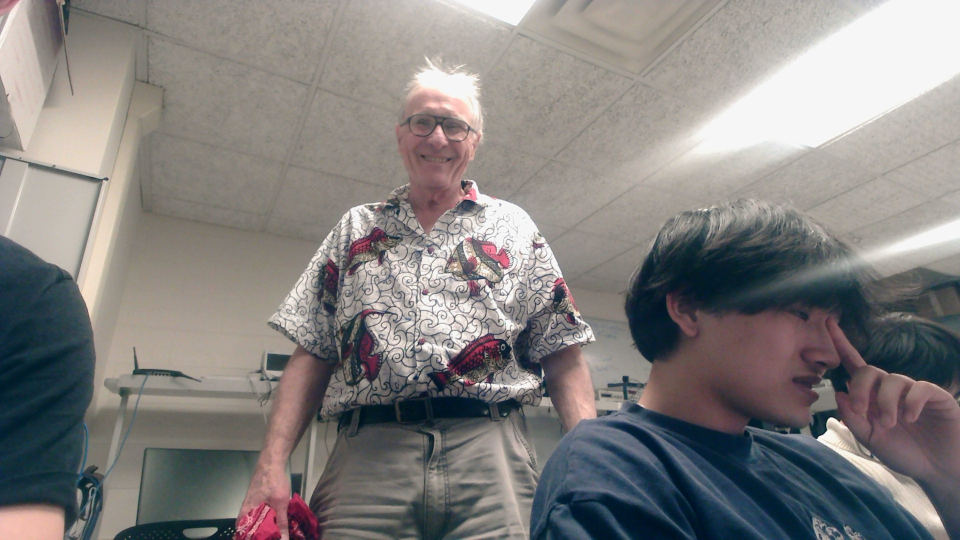
#> input picture local_host/photos/calib_00--.jpg, 1920 x 1080 px, given in place of the camera (shown at 1/2 size)
$ python tracker.py
#> lines starting #> are read from the running program, lines starting #| are printed output that depends on the picture; after the words box and inside, x2 and y2 are one past the last pixel; in counts of white or black regions, pixels touching at a corner belong together
import cv2
import numpy as np

def nothing(x):
    pass

def main():
    cap = cv2.VideoCapture(0)
    if not cap.isOpened():
        print("Error: Could not open camera.")
        return

    cv2.namedWindow("Controls", cv2.WINDOW_NORMAL)
    cv2.resizeWindow("Controls", 400, 300)

    # How colorful an object must be (S threshold)
    cv2.createTrackbar("S_thresh", "Controls", 70, 255, nothing)
    # How dark an object can be to be considered "dark" (V upper bound)
    cv2.createTrackbar("V_dark", "Controls", 100, 255, nothing)
    # Minimum and maximum area for a blob to be kept
    cv2.createTrackbar("MinArea", "Controls", 500, 50000, nothing)
    cv2.createTrackbar("MaxArea", "Controls", 10000, 200000, nothing)

    while True:
        ret, frame = cap.read()
#> frame is the input picture: shape (1080, 1920, 3); mean B, G, R 127, 128.5, 131.5
        if not ret:
            break

        frame = cv2.flip(frame, 1)
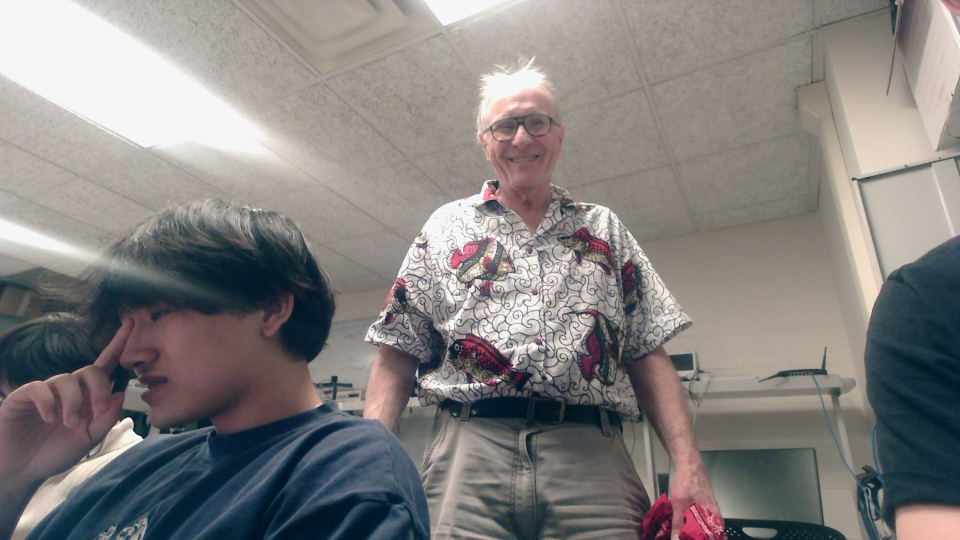
#> frame: shape (1080, 1920, 3) (shown at 1/2 size); mean B, G, R 127, 128.5, 131.5
        hsv = cv2.cvtColor(frame, cv2.COLOR_BGR2HSV)
#> hsv: shape (1080, 1920, 3); mean H, S, V 49.8, 49.5, 138.5

        s_thresh = cv2.getTrackbarPos("S_thresh", "Controls")
        v_dark   = cv2.getTrackbarPos("V_dark", "Controls")
        min_area = cv2.getTrackbarPos("MinArea", "Controls")
        max_area = cv2.getTrackbarPos("MaxArea", "Controls")

        # 1) colorful stuff: S >= s_thresh (any hue, any brightness)
        lower_colorful = np.array([0, s_thresh, 0], dtype=np.uint8)
        upper_colorful = np.array([179, 255, 255], dtype=np.uint8)
        mask_colorful = cv2.inRange(hsv, lower_colorful, upper_colorful)
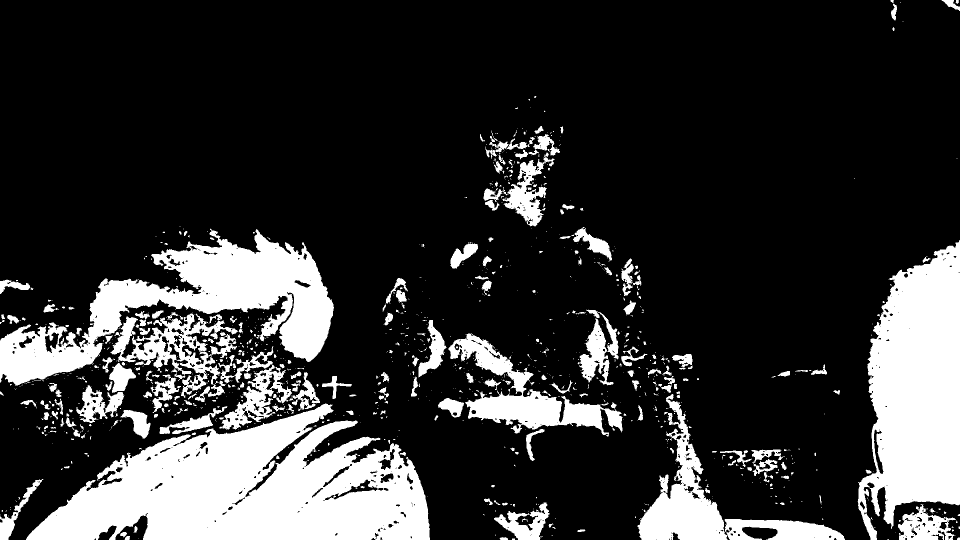
#> mask_colorful: shape (1080, 1920) (shown at 1/2 size); 20.5% white; 1163 white regions (887 under 20 px), largest, box (x1, y1, x2, y2) and area: (52, 807, 860, 1080) 131489, (1715, 480, 1920, 1080) 82630, (0, 457, 668, 771) 71640

        # 2) dark stuff: V <= v_dark (any hue, any saturation)
        lower_dark = np.array([0, 0, 0], dtype=np.uint8)
        upper_dark = np.array([179, 255, v_dark], dtype=np.uint8)
        mask_dark = cv2.inRange(hsv, lower_dark, upper_dark)
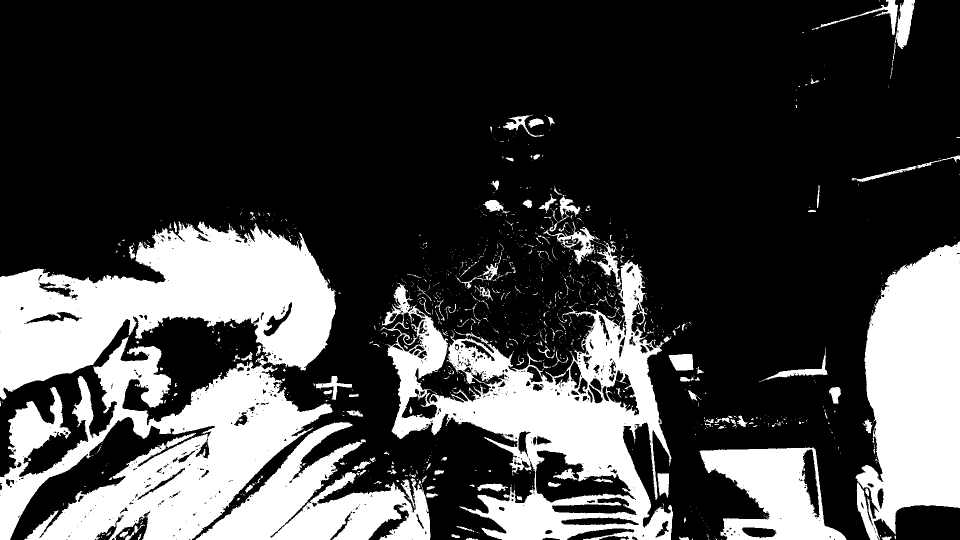
#> mask_dark: shape (1080, 1920) (shown at 1/2 size); 26.8% white; 1426 white regions (1250 under 20 px), largest, box (x1, y1, x2, y2) and area: (0, 443, 672, 1080) 239963, (761, 482, 1346, 1080) 117968, (1711, 483, 1920, 1080) 89750

        # Combine both: anything colorful OR dark
        mask = cv2.bitwise_or(mask_colorful, mask_dark)
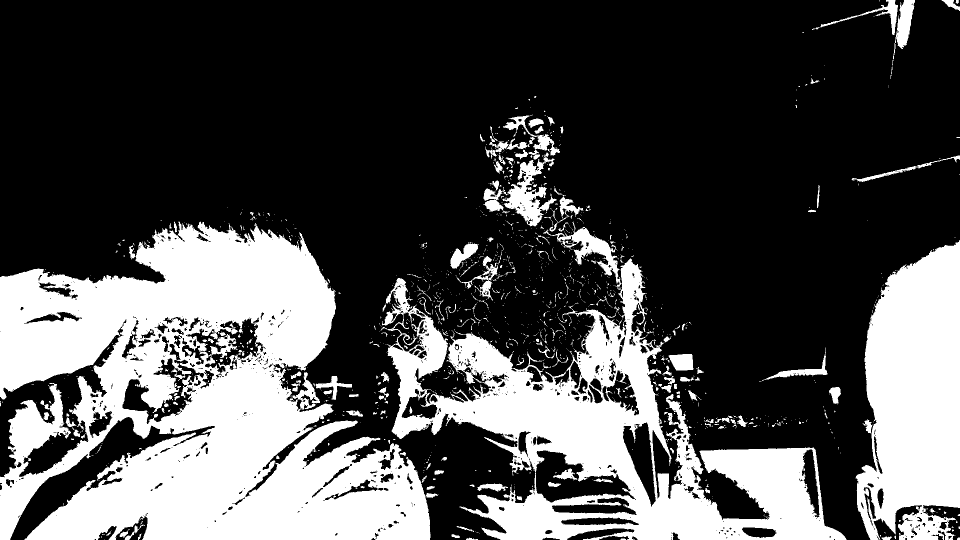
#> mask: shape (1080, 1920) (shown at 1/2 size); 30.8% white; 1557 white regions (1346 under 20 px), largest, box (x1, y1, x2, y2) and area: (0, 443, 861, 1080) 329833, (761, 443, 1693, 1080) 170263, (1711, 480, 1920, 1080) 94929

        # Clean up the mask a bit
        kernel = np.ones((3, 3), np.uint8)
        mask = cv2.morphologyEx(mask, cv2.MORPH_OPEN, kernel, iterations=1)
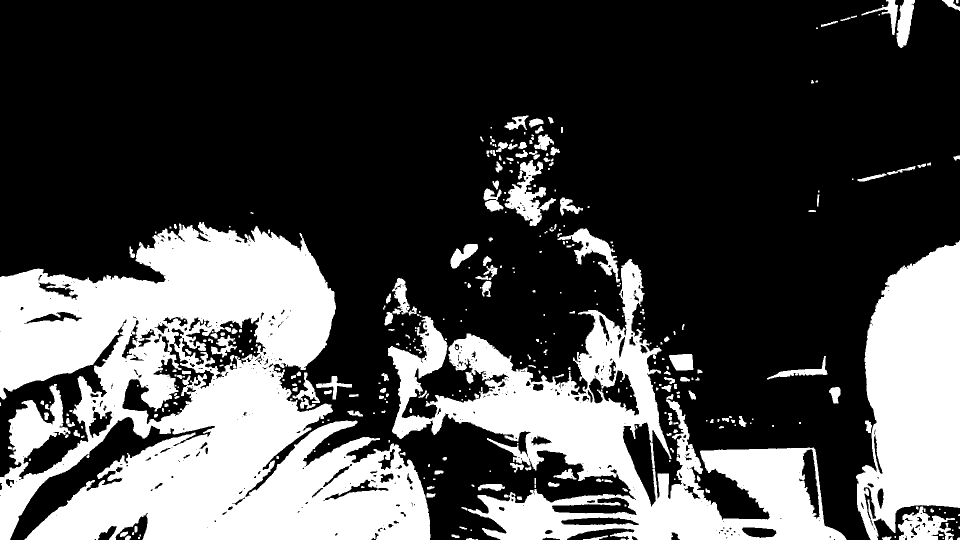
#> mask: shape (1080, 1920) (shown at 1/2 size); 29.9% white; 392 white regions (162 under 20 px), largest, box (x1, y1, x2, y2) and area: (0, 444, 861, 1080) 325836, (776, 518, 1693, 1080) 156703, (1712, 481, 1920, 1080) 90364
        mask = cv2.morphologyEx(mask, cv2.MORPH_DILATE, kernel, iterations=1)
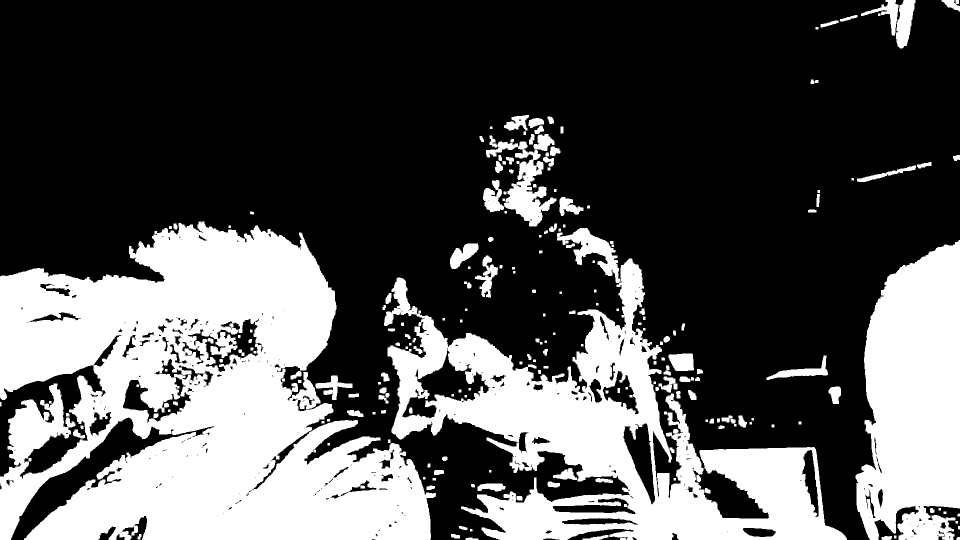
#> mask: shape (1080, 1920) (shown at 1/2 size); 32.4% white; 215 white regions

        contours, _ = cv2.findContours(mask, cv2.RETR_EXTERNAL,
                                       cv2.CHAIN_APPROX_SIMPLE)
#> contours = 192 contours, 38 with area under 20; largest, box (x1, y1, x2, y2) and area: (0, 443, 872, 1080) 365863, (768, 456, 1694, 1080) 202926, (1711, 480, 1920, 1080) 97699, (972, 283, 1113, 453) 7538, (1792, 0, 1831, 97) 2351

        idx = 0
        for cnt in contours:
            area = cv2.contourArea(cnt)
            if area < min_area or area > max_area:
                continue  # too small or too big

            x, y, w, h = cv2.boundingRect(cnt)
            cv2.rectangle(frame, (x, y), (x + w, y + h),
                          (0, 255, 0), 2)

            M = cv2.moments(cnt)
            if M["m00"] != 0:
                cx = int(M["m10"] / M["m00"])
                cy = int(M["m01"] / M["m00"])
                cv2.circle(frame, (cx, cy), 6, (0, 0, 255), -1)
                cv2.putText(frame, f"ID {idx} ({cx},{cy})",
                            (x, y - 5),
                            cv2.FONT_HERSHEY_SIMPLEX,
                            0.5, (0, 255, 0), 1)
            idx += 1
#> this loop made 192 passes
#> (area, x, y, w, h, cx, cy, idx) on passes 21, 30: (598.5, 955, 967, 56, 16, 983, 973, 1), (559.5, 1106, 936, 48, 24, 1132, 949, 2)
#> (area, x, y, w, h, cx, cy) on passes 64, 72, 73, 85, 87, 128: (582.5, 1657, 773, 25, 35, 1670, 788), (511.5, 1317, 753, 38, 32, 1337, 768), (1157.5, 631, 751, 74, 49, 665, 772), (1560.5, 1533, 711, 123, 49, 1604, 743), (1425, 1337, 707, 51, 35, 1364, 723), (1415, 950, 511, 46, 84, 974, 552)
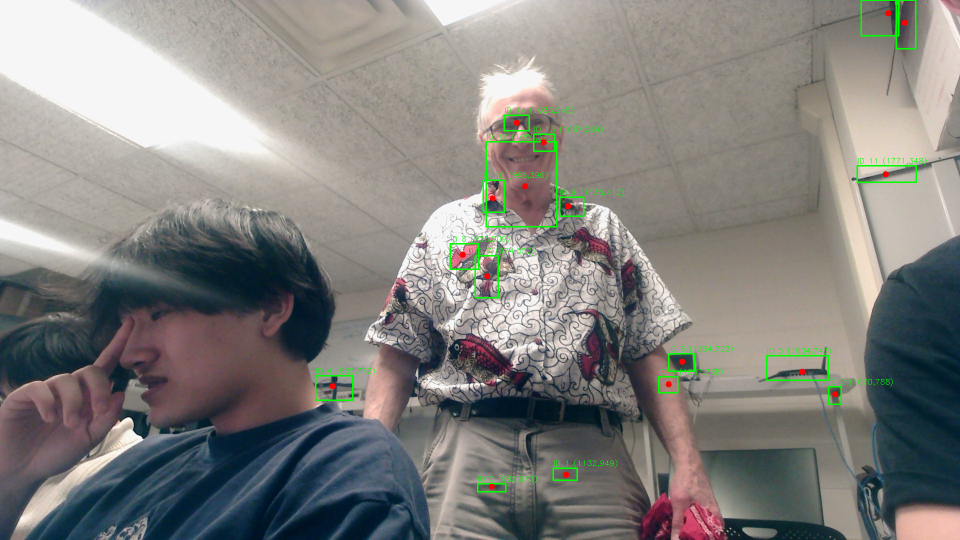
#> frame: shape (1080, 1920, 3) (shown at 1/2 size); 0.84% of pixels changed, all inside (x1, y1, x2, y2) = (630, 0, 1853, 985)
#> after the loop, idx = 17

        cv2.imshow("Frame", frame)
        cv2.imshow("Mask", mask)

        key = cv2.waitKey(1) & 0xFF
#> (key q is pressed here)
        if key == 27 or key == ord('q'):
            break

    cap.release()
    cv2.destroyAllWindows()

if __name__ == "__main__":
    main()

$ run again, on local_host/photos/calib_00-.jpg
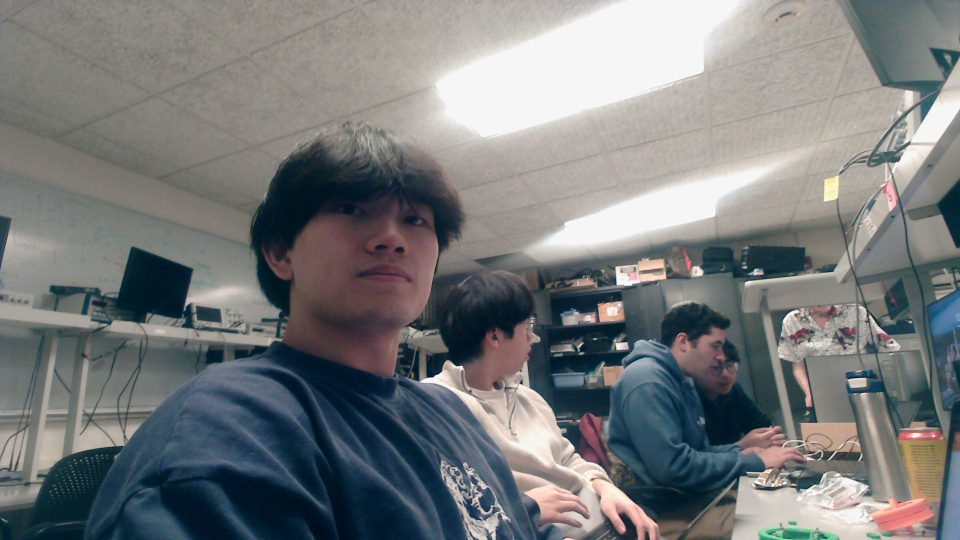
#> input picture local_host/photos/calib_00-.jpg, 1920 x 1080 px, given in place of the camera (shown at 1/2 size)
#> in main, frame is the input picture: shape (1080, 1920, 3); mean B, G, R 123, 122.4, 119.4
#> hsv: shape (1080, 1920, 3); mean H, S, V 56.5, 61.3, 131.5
#> in main, `mask_colorful = cv2.inRange(hsv, lower_colorful, upper_colorful)`:
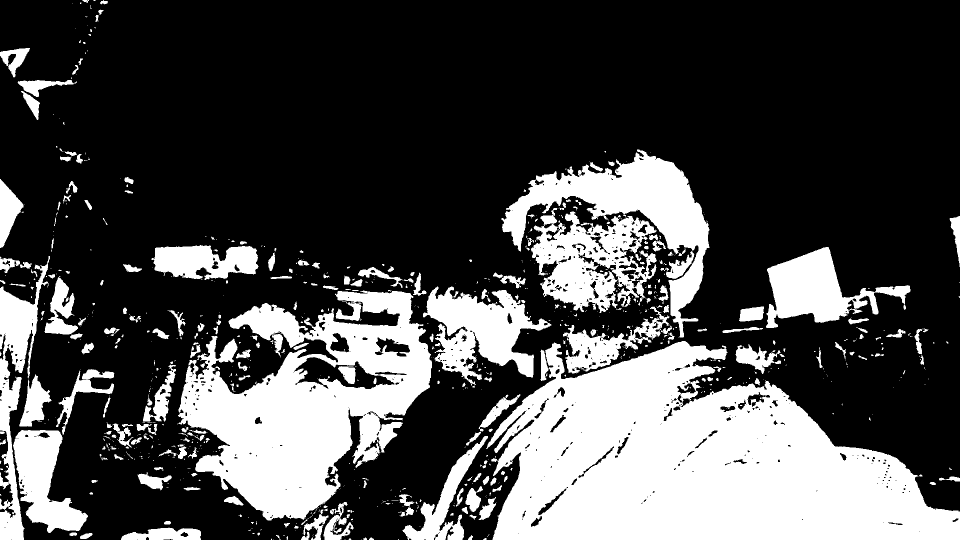
#> mask_colorful: shape (1080, 1920) (shown at 1/2 size); 29% white; 893 white regions (627 under 20 px), largest, box (x1, y1, x2, y2) and area: (972, 682, 1920, 1080) 239957, (356, 581, 864, 1041) 121208, (1003, 299, 1419, 675) 43359
#> mask_dark: shape (1080, 1920); 30.7% white; 796 white regions (647 under 20 px), largest, box (x1, y1, x2, y2) and area: (294, 280, 1920, 1080) 554750, (0, 384, 228, 1080) 34910, (0, 357, 106, 497) 4860
#> contours = 199 contours, 27 with area under 20; largest, box (x1, y1, x2, y2) and area: (293, 282, 1920, 1080) 665144, (0, 393, 229, 1080) 70424, (1442, 492, 1836, 668) 25833, (805, 871, 977, 1080) 9557, (285, 715, 361, 876) 5244
#> the loop in main, `for cnt in contours:` made 199 passes
#> (area, x, y, w, h, cx, cy) on passes 7, 19, 26, 46, 53, 63, 64, 74: (3039, 241, 1055, 162, 25, 330, 1068), (868, 958, 993, 35, 48, 974, 1018), (1021, 930, 975, 33, 50, 945, 1000), (1692, 273, 941, 74, 43, 308, 960), (521.5, 300, 929, 67, 22, 335, 937), (1034, 198, 902, 61, 26, 225, 912), (642, 250, 901, 55, 21, 275, 910), (9557, 805, 871, 172, 209, 888, 1009)
#> after the loop in main, `for cnt in contours:`:
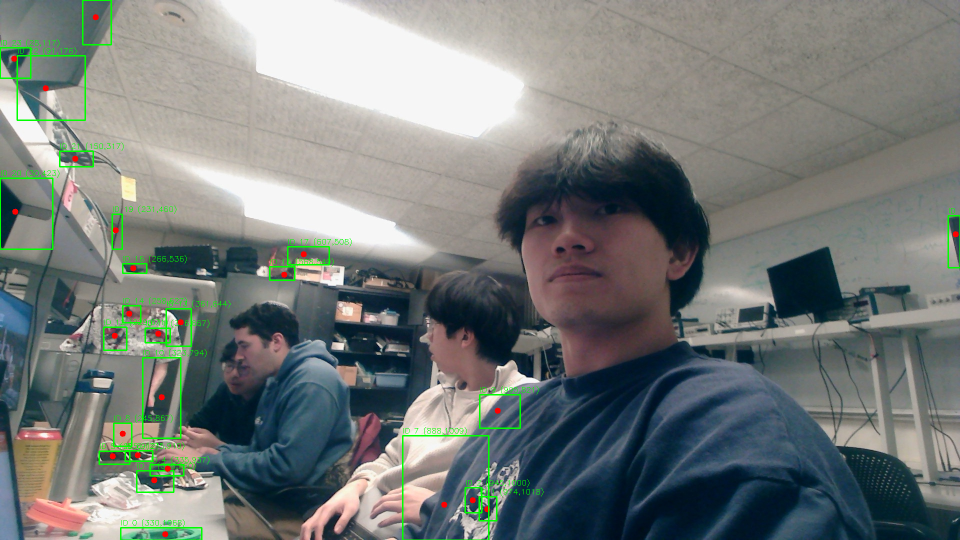
#> frame: shape (1080, 1920, 3) (shown at 1/2 size); mean B, G, R 121.3, 123.6, 118
#> after the loop in main, `for cnt in contours:`: idx = 25

$ run again, on local_host/photos/calib_000.jpg
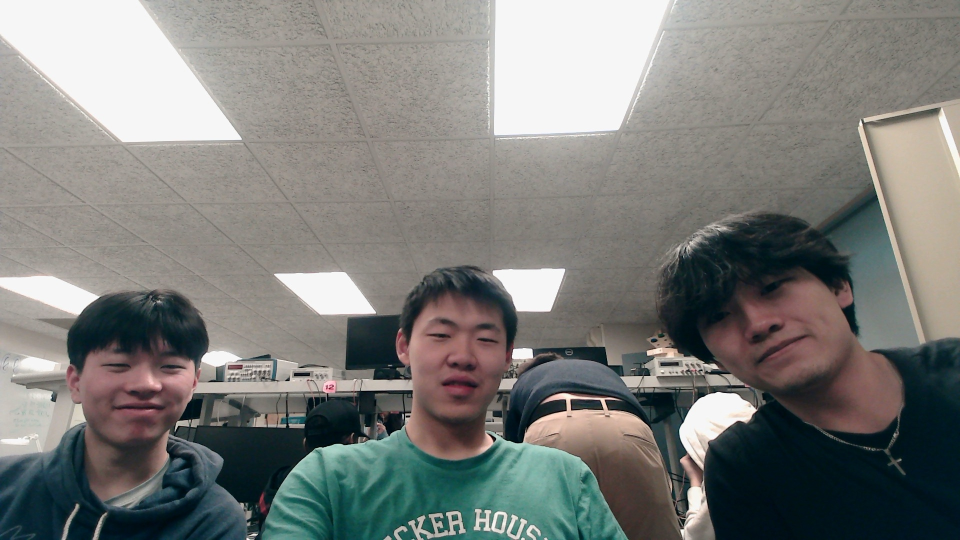
#> input picture local_host/photos/calib_000.jpg, 1920 x 1080 px, given in place of the camera (shown at 1/2 size)
#> in main, frame is the input picture: shape (1080, 1920, 3); mean B, G, R 122.2, 125.4, 124.3
#> hsv: shape (1080, 1920, 3); mean H, S, V 42.2, 58.7, 132.2
#> in main, `mask_colorful = cv2.inRange(hsv, lower_colorful, upper_colorful)`:
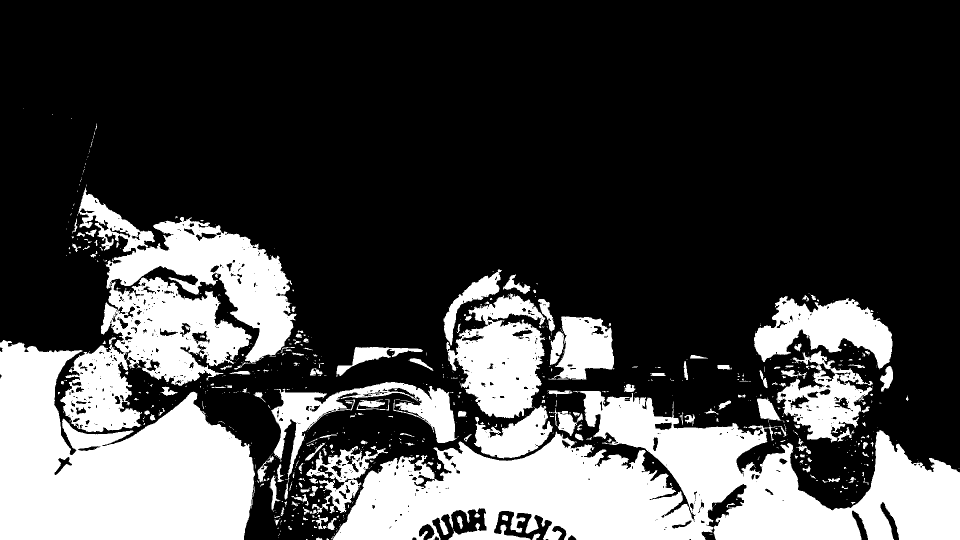
#> mask_colorful: shape (1080, 1920) (shown at 1/2 size); 27.3% white; 835 white regions (649 under 20 px), largest, box (x1, y1, x2, y2) and area: (665, 782, 1920, 1080) 195065, (0, 680, 510, 1080) 132730, (120, 375, 593, 864) 98866
#> mask_dark: shape (1080, 1920); 27.1% white; 764 white regions (671 under 20 px), largest, box (x1, y1, x2, y2) and area: (0, 339, 1076, 1080) 300375, (1094, 776, 1920, 1080) 127806, (1502, 579, 1786, 751) 34045
#> contours = 99 contours, 17 with area under 20; largest, box (x1, y1, x2, y2) and area: (0, 359, 1920, 1080) 732072, (671, 681, 890, 761) 5506, (611, 701, 677, 753) 2032, (712, 798, 780, 822) 1363, (40, 215, 159, 245) 1151
#> the loop in main, `for cnt in contours:` made 99 passes
#> (area, x, y, w, h, cx, cy, idx) on pass 32: (1363, 712, 798, 68, 24, 746, 809, 1)
#> after the loop in main, `for cnt in contours:`:
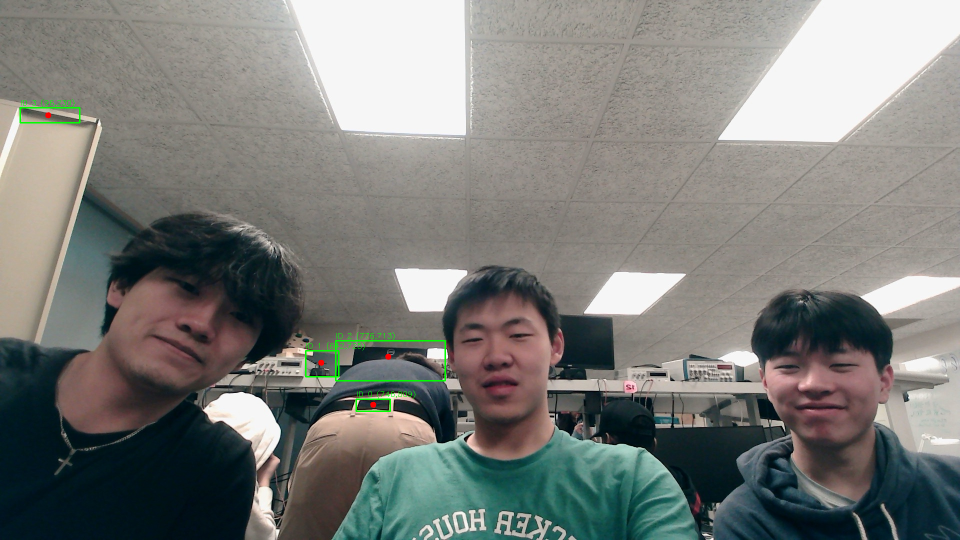
#> frame: shape (1080, 1920, 3) (shown at 1/2 size); mean B, G, R 121.8, 125.7, 124
#> after the loop in main, `for cnt in contours:`: idx = 4
